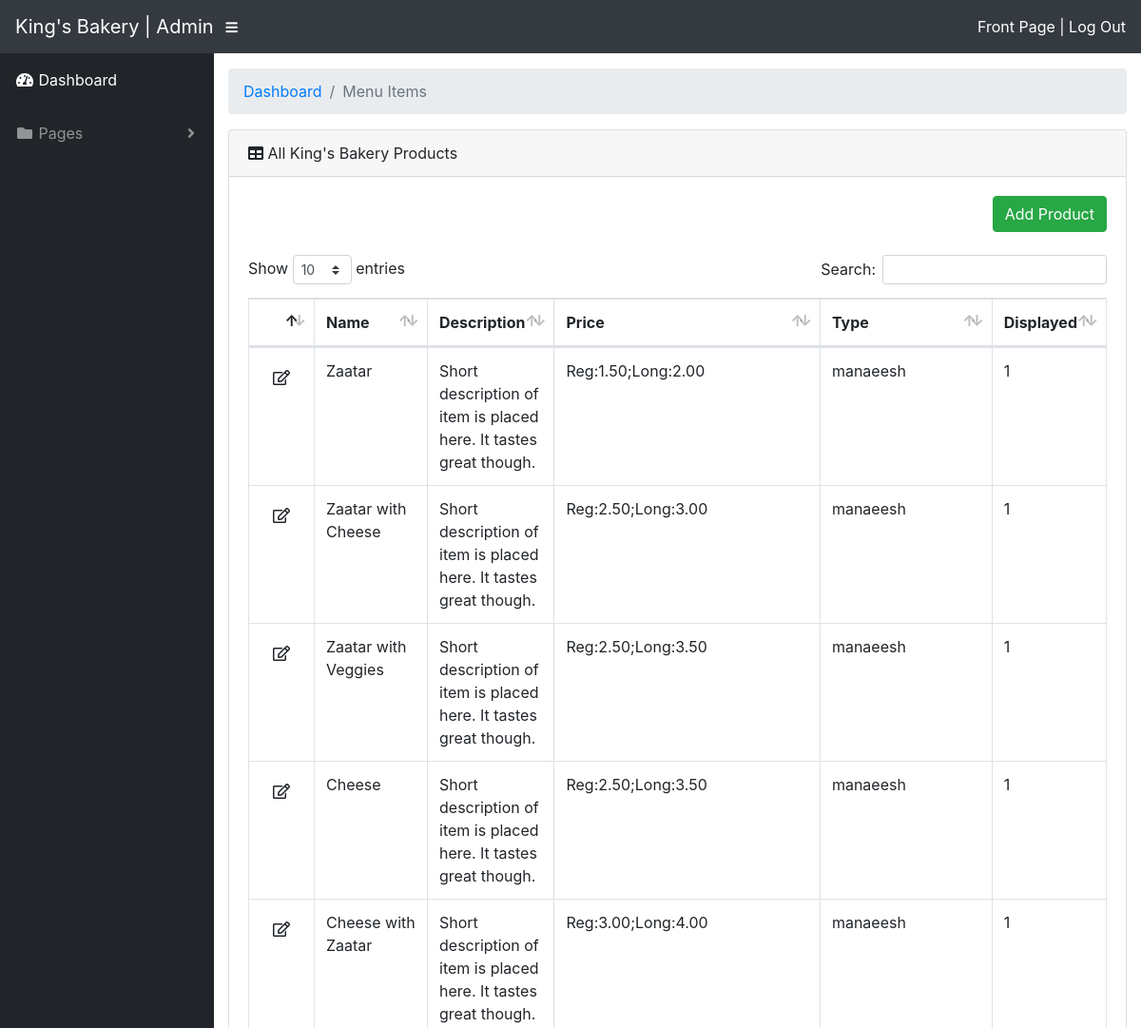
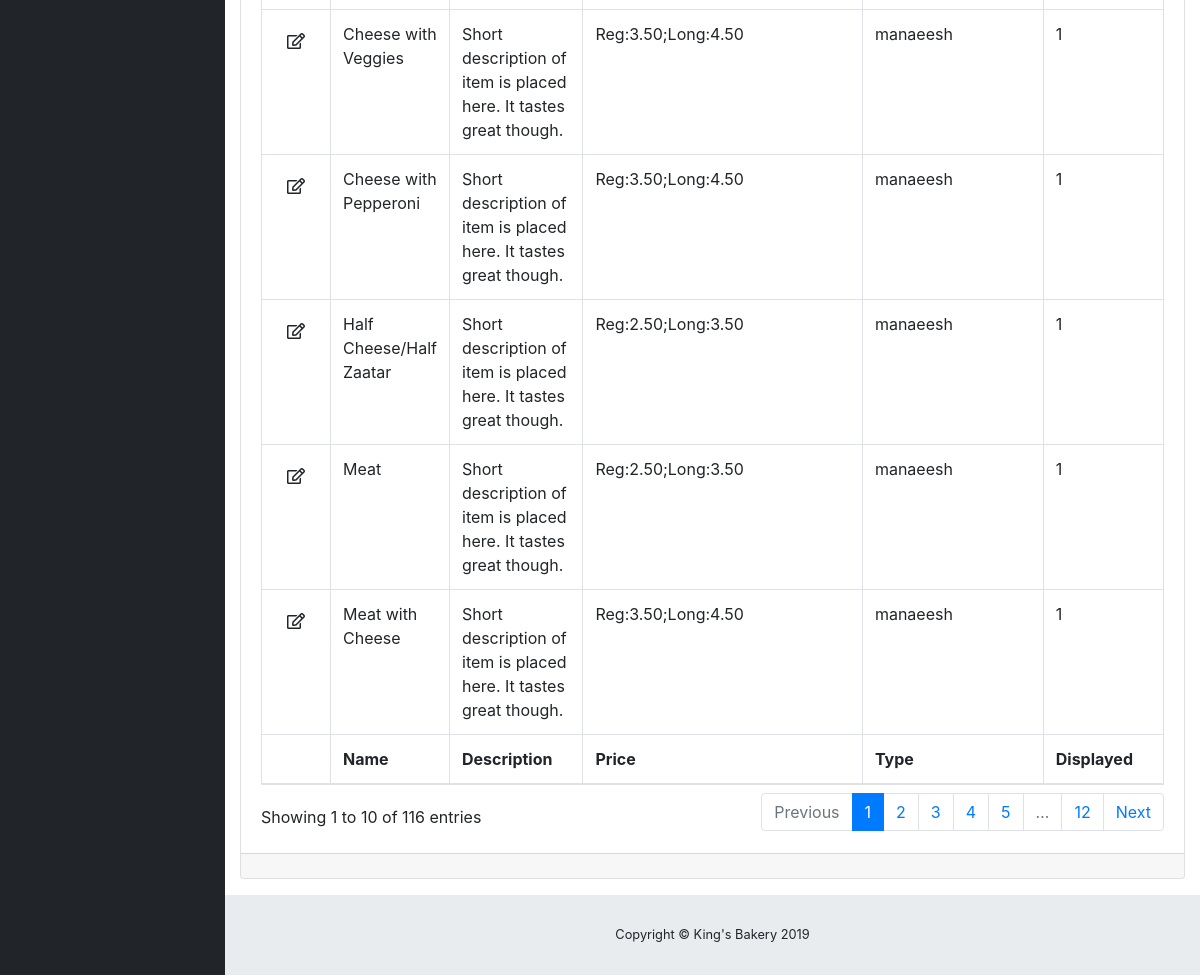
The app's page /admin/menu.php?page=menu (signed in) with its own data (2 pictures, top to bottom).
### tables this page shows
CREATE TABLE `menu` (
  `id` int(11) NOT NULL,
  `name` varchar(128) NOT NULL,
  `description` varchar(255) NOT NULL,
  `image` varchar(255) DEFAULT NULL,
  `pricing` varchar(255) NOT NULL,
  `isFeatured` tinyint(1) NOT NULL DEFAULT 1,
  `type` varchar(64) NOT NULL
);

### admin/menu.php (the view, shortened to what this page needs)
<?php
function getRecords($conn){
	$sql = "SELECT * FROM menu";
	$result = $conn->query($sql);
	if ($result->num_rows > 0) {
		while($row = $result->fetch_assoc()) { ?>
			  <tr>
        <td><a href="products.php?edit=1&id=<?=$row['id']?>&page=menu" class="btn btn-default"><i class="far fa-edit"></a></td>
        <td><?=$row['name'];?></td>
        <td><?=$row['description'];?></td>
        <td><?=$row['pricing'];?></td>
        <td><?=$row['type'];?></td>
        <td><?=$row['isFeatured'];?></td>
      </tr>
      <?php  } } } ?>
<?php include('includes/header.php'); ?>
    <div id="content-wrapper">
      <div class="container-fluid">
        <ol class="breadcrumb">
          <li class="breadcrumb-item">
            <a href="index.php">Dashboard</a>
          </li>
          <li class="breadcrumb-item active">Menu Items</li>
        </ol>
        <div class="card mb-3">
          <div class="card-header">
            <i class="fas fa-table"></i>
            All King's Bakery Products</div>
          <div class="card-body">
            <div class="table-responsive">
              <table class="table table-bordered" id="dataTable" width="100%" cellspacing="0">
              <a class="btn btn-success float-right" id="add-product-btn" href="products.php?add=1&page=menu">Add Product</a>
              <div class="clearfix"></div><br>
                <thead>
                  <tr>
                    <th></th>
                    <th>Name</th>
                    <th>Description</th>
                    <th>Price</th>
                    <th>Type</th>
                    <th>Displayed</th>
                  </tr>
                </thead>
                <tfoot>
                  <tr>
                    <th></th>
                    <th>Name</th>
                    <th>Description</th>
                    <th>Price</th>
                    <th>Type</th>
                    <th>Displayed</th>
                  </tr>
                </tfoot>
                <tbody>
                  <?php getRecords($conn);?>
                </tbody>
              </table>
            </div>
          </div>
          <div class="card-footer small text-muted"></div>
        </div>
      </div>
<?php include('includes/footer.php'); ?>

### records on screen
menu: name "Zaatar", description "Short description of item is placed here. It tastes great though.", pricing "Reg:1.50;Long:2.00", type "manaeesh", isFeatured "1"
menu: name "Zaatar with Cheese", description "Short description of item is placed here. It tastes great though.", pricing "Reg:2.50;Long:3.00", type "manaeesh", isFeatured "1"
menu: name "Zaatar with Veggies", description "Short description of item is placed here. It tastes great though.", pricing "Reg:2.50;Long:3.50", type "manaeesh", isFeatured "1"
menu: name "Cheese", description "Short description of item is placed here. It tastes great though.", pricing "Reg:2.50;Long:3.50", type "manaeesh", isFeatured "1"
menu: name "Cheese with Zaatar", description "Short description of item is placed here. It tastes great though.", pricing "Reg:3.00;Long:4.00", type "manaeesh", isFeatured "1"
menu: name "Cheese with Veggies", description "Short description of item is placed here. It tastes great though.", pricing "Reg:3.50;Long:4.50", type "manaeesh", isFeatured "1"
menu: name "Cheese with Pepperoni", description "Short description of item is placed here. It tastes great though.", pricing "Reg:3.50;Long:4.50", type "manaeesh", isFeatured "1"
menu: name "Half Cheese/Half Zaatar", description "Short description of item is placed here. It tastes great though.", pricing "Reg:2.50;Long:3.50", type "manaeesh", isFeatured "1"
menu: name "Meat", description "Short description of item is placed here. It tastes great though.", pricing "Reg:2.50;Long:3.50", type "manaeesh", isFeatured "1"
menu: name "Meat with Cheese", description "Short description of item is placed here. It tastes great though.", pricing "Reg:3.50;Long:4.50", type "manaeesh", isFeatured "1"
